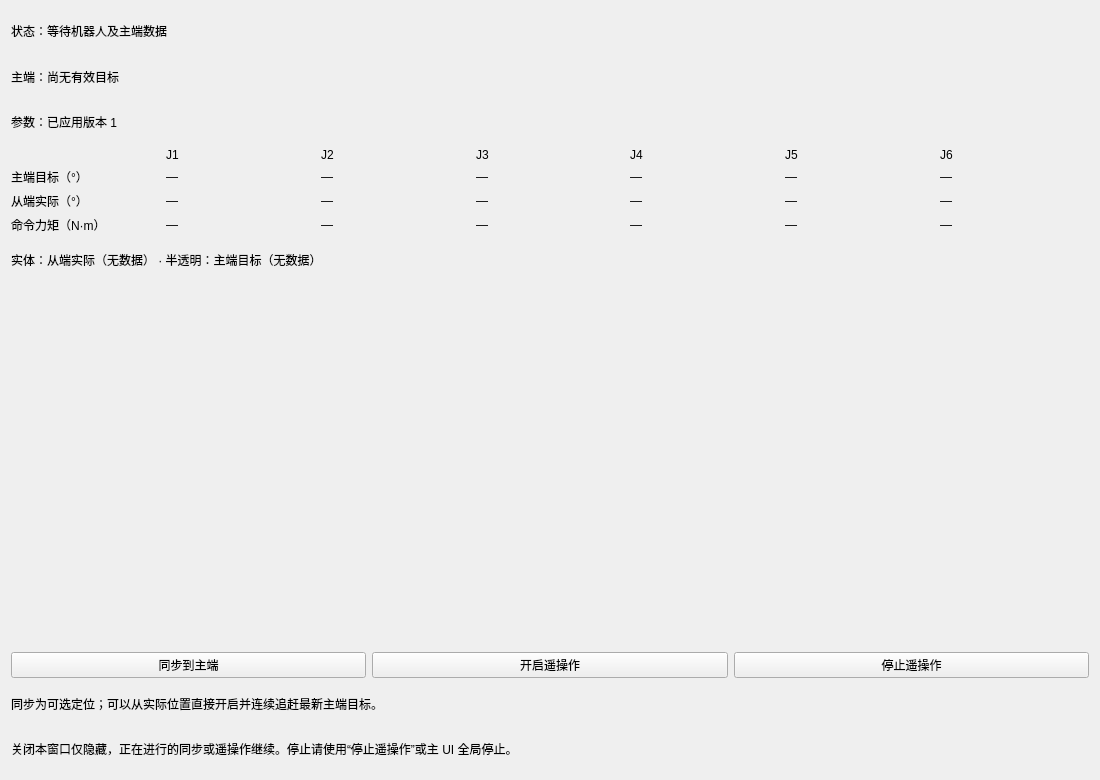
<?xml version='1.0' encoding='utf-8'?>
<ui version="4.0">
 <class>TeleopImpedanceWindow</class>
 <widget class="QWidget" name="TeleopImpedanceWindow">
  <property name="windowTitle">
   <string>遥操作阻抗</string>
  </property>
  <property name="geometry">
   <rect>
    <x>0</x>
    <y>0</y>
    <width>1100</width>
    <height>780</height>
   </rect>
  </property>
  <layout class="QVBoxLayout" name="rootLayout">
   <item>
    <widget class="QLabel" name="statusLabel">
     <property name="text">
      <string>状态：等待机器人及主端数据</string>
     </property>
     <property name="wordWrap">
      <bool>true</bool>
     </property>
    </widget>
   </item>
   <item>
    <widget class="QLabel" name="sourceLabel">
     <property name="text">
      <string>主端：尚无有效目标</string>
     </property>
     <property name="wordWrap">
      <bool>true</bool>
     </property>
    </widget>
   </item>
   <item>
    <widget class="QLabel" name="parameterLabel">
     <property name="text">
      <string>参数：已应用版本 1</string>
     </property>
     <property name="wordWrap">
      <bool>true</bool>
     </property>
    </widget>
   </item>
   <item>
    <layout class="QGridLayout" name="anglesLayout">
     <item row="0" column="1">
      <widget class="QLabel" name="jointLabel0">
       <property name="text">
        <string>J1</string>
       </property>
       <property name="wordWrap">
        <bool>true</bool>
       </property>
      </widget>
     </item>
     <item row="0" column="2">
      <widget class="QLabel" name="jointLabel1">
       <property name="text">
        <string>J2</string>
       </property>
       <property name="wordWrap">
        <bool>true</bool>
       </property>
      </widget>
     </item>
     <item row="0" column="3">
      <widget class="QLabel" name="jointLabel2">
       <property name="text">
        <string>J3</string>
       </property>
       <property name="wordWrap">
        <bool>true</bool>
       </property>
      </widget>
     </item>
     <item row="0" column="4">
      <widget class="QLabel" name="jointLabel3">
       <property name="text">
        <string>J4</string>
       </property>
       <property name="wordWrap">
        <bool>true</bool>
       </property>
      </widget>
     </item>
     <item row="0" column="5">
      <widget class="QLabel" name="jointLabel4">
       <property name="text">
        <string>J5</string>
       </property>
       <property name="wordWrap">
        <bool>true</bool>
       </property>
      </widget>
     </item>
     <item row="0" column="6">
      <widget class="QLabel" name="jointLabel5">
       <property name="text">
        <string>J6</string>
       </property>
       <property name="wordWrap">
        <bool>true</bool>
       </property>
      </widget>
     </item>
     <item row="1" column="0">
      <widget class="QLabel" name="masterTitle">
       <property name="text">
        <string>主端目标（°）</string>
       </property>
       <property name="wordWrap">
        <bool>true</bool>
       </property>
      </widget>
     </item>
     <item row="1" column="1">
      <widget class="QLabel" name="masterAngle0">
       <property name="text">
        <string>—</string>
       </property>
       <property name="wordWrap">
        <bool>true</bool>
       </property>
      </widget>
     </item>
     <item row="1" column="2">
      <widget class="QLabel" name="masterAngle1">
       <property name="text">
        <string>—</string>
       </property>
       <property name="wordWrap">
        <bool>true</bool>
       </property>
      </widget>
     </item>
     <item row="1" column="3">
      <widget class="QLabel" name="masterAngle2">
       <property name="text">
        <string>—</string>
       </property>
       <property name="wordWrap">
        <bool>true</bool>
       </property>
      </widget>
     </item>
     <item row="1" column="4">
      <widget class="QLabel" name="masterAngle3">
       <property name="text">
        <string>—</string>
       </property>
       <property name="wordWrap">
        <bool>true</bool>
       </property>
      </widget>
     </item>
     <item row="1" column="5">
      <widget class="QLabel" name="masterAngle4">
       <property name="text">
        <string>—</string>
       </property>
       <property name="wordWrap">
        <bool>true</bool>
       </property>
      </widget>
     </item>
     <item row="1" column="6">
      <widget class="QLabel" name="masterAngle5">
       <property name="text">
        <string>—</string>
       </property>
       <property name="wordWrap">
        <bool>true</bool>
       </property>
      </widget>
     </item>
     <item row="2" column="0">
      <widget class="QLabel" name="actualTitle">
       <property name="text">
        <string>从端实际（°）</string>
       </property>
       <property name="wordWrap">
        <bool>true</bool>
       </property>
      </widget>
     </item>
     <item row="2" column="1">
      <widget class="QLabel" name="actualAngle0">
       <property name="text">
        <string>—</string>
       </property>
       <property name="wordWrap">
        <bool>true</bool>
       </property>
      </widget>
     </item>
     <item row="2" column="2">
      <widget class="QLabel" name="actualAngle1">
       <property name="text">
        <string>—</string>
       </property>
       <property name="wordWrap">
        <bool>true</bool>
       </property>
      </widget>
     </item>
     <item row="2" column="3">
      <widget class="QLabel" name="actualAngle2">
       <property name="text">
        <string>—</string>
       </property>
       <property name="wordWrap">
        <bool>true</bool>
       </property>
      </widget>
     </item>
     <item row="2" column="4">
      <widget class="QLabel" name="actualAngle3">
       <property name="text">
        <string>—</string>
       </property>
       <property name="wordWrap">
        <bool>true</bool>
       </property>
      </widget>
     </item>
     <item row="2" column="5">
      <widget class="QLabel" name="actualAngle4">
       <property name="text">
        <string>—</string>
       </property>
       <property name="wordWrap">
        <bool>true</bool>
       </property>
      </widget>
     </item>
     <item row="2" column="6">
      <widget class="QLabel" name="actualAngle5">
       <property name="text">
        <string>—</string>
       </property>
       <property name="wordWrap">
        <bool>true</bool>
       </property>
      </widget>
     </item>
     <item row="3" column="0">
      <widget class="QLabel" name="commandTorqueTitle">
       <property name="text">
        <string>命令力矩（N·m）</string>
       </property>
       <property name="wordWrap">
        <bool>true</bool>
       </property>
      </widget>
     </item>
     <item row="3" column="1">
      <widget class="QLabel" name="commandTorque0">
       <property name="text">
        <string>—</string>
       </property>
       <property name="wordWrap">
        <bool>true</bool>
       </property>
      </widget>
     </item>
     <item row="3" column="2">
      <widget class="QLabel" name="commandTorque1">
       <property name="text">
        <string>—</string>
       </property>
       <property name="wordWrap">
        <bool>true</bool>
       </property>
      </widget>
     </item>
     <item row="3" column="3">
      <widget class="QLabel" name="commandTorque2">
       <property name="text">
        <string>—</string>
       </property>
       <property name="wordWrap">
        <bool>true</bool>
       </property>
      </widget>
     </item>
     <item row="3" column="4">
      <widget class="QLabel" name="commandTorque3">
       <property name="text">
        <string>—</string>
       </property>
       <property name="wordWrap">
        <bool>true</bool>
       </property>
      </widget>
     </item>
     <item row="3" column="5">
      <widget class="QLabel" name="commandTorque4">
       <property name="text">
        <string>—</string>
       </property>
       <property name="wordWrap">
        <bool>true</bool>
       </property>
      </widget>
     </item>
     <item row="3" column="6">
      <widget class="QLabel" name="commandTorque5">
       <property name="text">
        <string>—</string>
       </property>
       <property name="wordWrap">
        <bool>true</bool>
       </property>
      </widget>
     </item>
    </layout>
   </item>
   <item>
    <widget class="QLabel" name="legendLabel">
     <property name="text">
      <string>实体：从端实际（无数据） · 半透明：主端目标（无数据）</string>
     </property>
     <property name="wordWrap">
      <bool>true</bool>
     </property>
    </widget>
   </item>
   <item>
    <widget class="QWidget" name="viewContainer">
     <property name="minimumSize">
      <size>
       <width>500</width>
       <height>360</height>
      </size>
     </property>
     <layout class="QVBoxLayout" name="viewLayout" />
    </widget>
   </item>
   <item>
    <layout class="QHBoxLayout" name="buttonsLayout">
     <item>
      <widget class="QPushButton" name="syncButton">
       <property name="text">
        <string>同步到主端</string>
       </property>
      </widget>
     </item>
     <item>
      <widget class="QPushButton" name="startButton">
       <property name="text">
        <string>开启遥操作</string>
       </property>
      </widget>
     </item>
     <item>
      <widget class="QPushButton" name="stopButton">
       <property name="text">
        <string>停止遥操作</string>
       </property>
      </widget>
     </item>
    </layout>
   </item>
   <item>
    <widget class="QLabel" name="resultLabel">
     <property name="text">
      <string>同步为可选定位；可以从实际位置直接开启并连续追赶最新主端目标。</string>
     </property>
     <property name="wordWrap">
      <bool>true</bool>
     </property>
    </widget>
   </item>
   <item>
    <widget class="QLabel" name="closeHintLabel">
     <property name="text">
      <string>关闭本窗口仅隐藏，正在进行的同步或遥操作继续。停止请使用“停止遥操作”或主 UI 全局停止。</string>
     </property>
     <property name="wordWrap">
      <bool>true</bool>
     </property>
    </widget>
   </item>
  </layout>
 </widget>
 <resources />
 <connections />
</ui>
